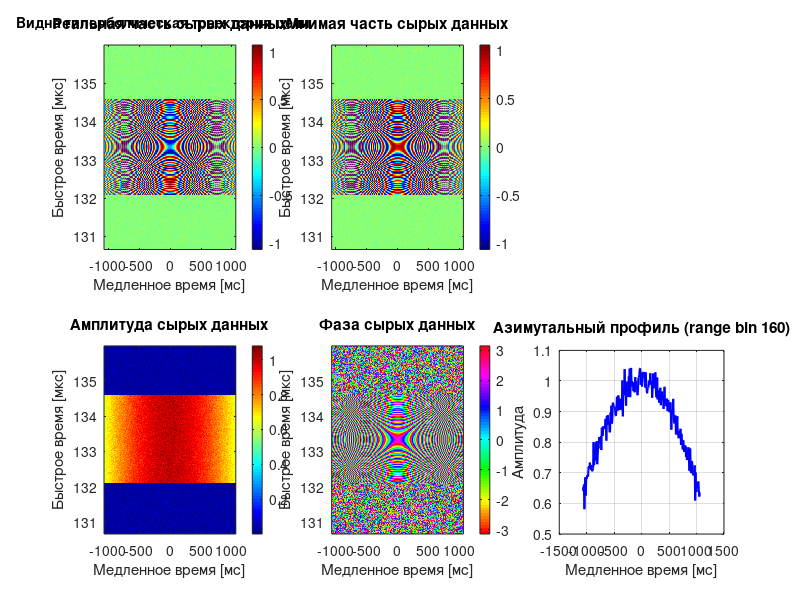
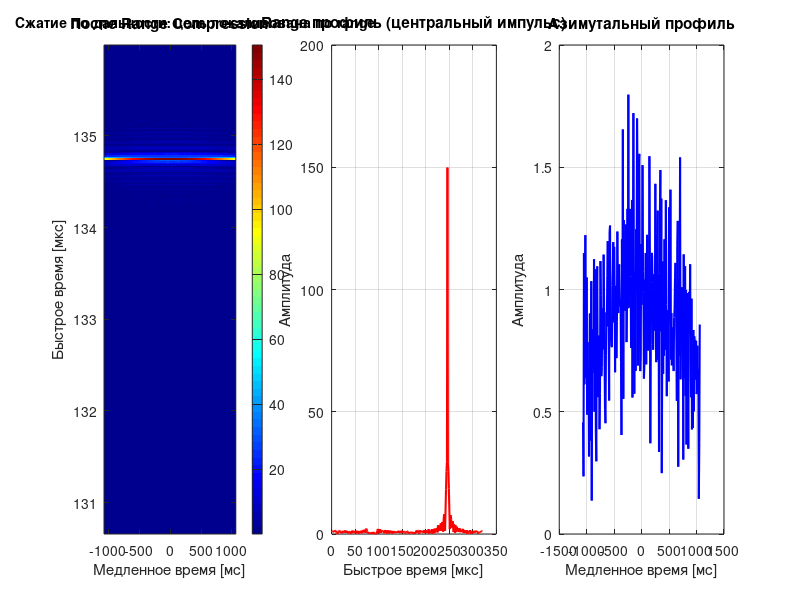
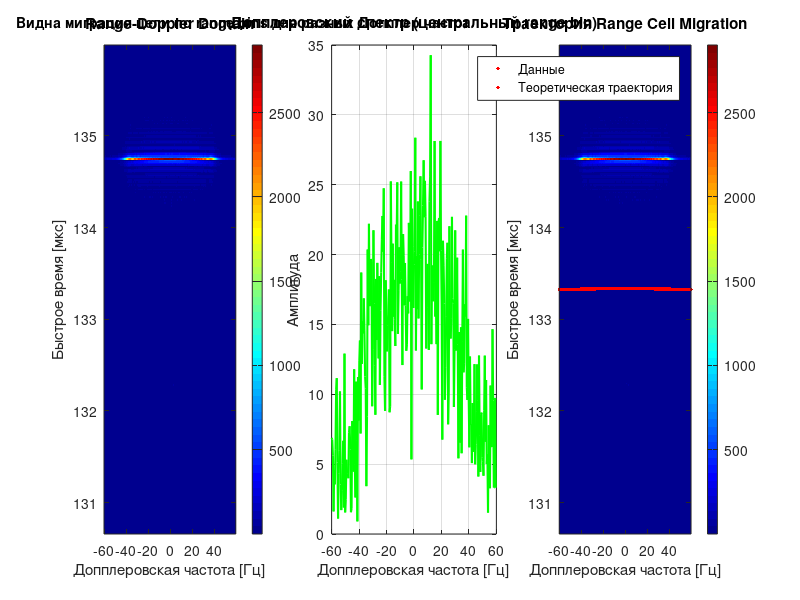
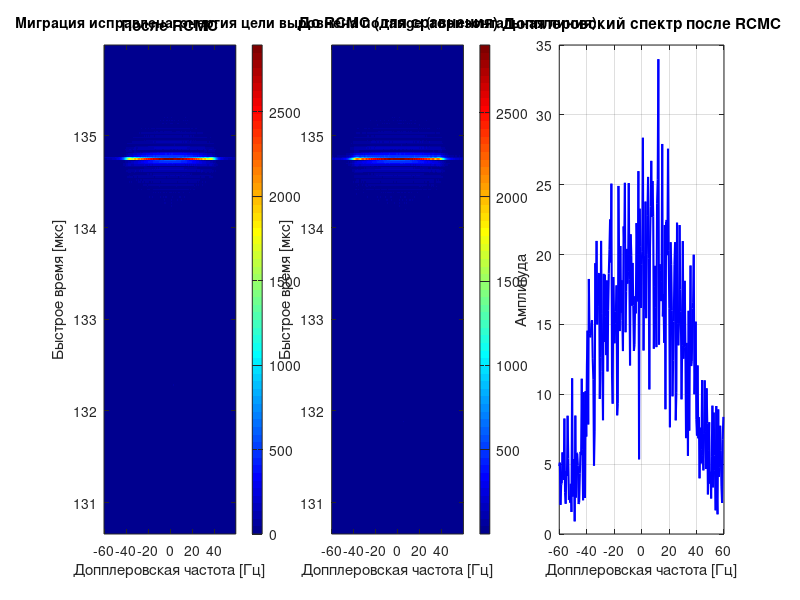

These charts were generated, in order, by the following MATLAB code:
% =========================================================================
% Simplified RDA Demo - Single Point Target
% =========================================================================
%
% Упрощённая демонстрация для изучения каждого этапа RDA
% на примере ОДНОЙ точечной цели
%
% Позволяет:
%   - Визуализировать сигнал на каждом этапе
%   - Понять влияние каждой операции
%   - Экспериментировать с параметрами
%
% =========================================================================

clear; close all; clc;

%% ========================================================================
% ПАРАМЕТРЫ - упрощённые для наглядности
% =========================================================================

c = 3e8;                            % Скорость света [м/с]
f0 = 5.3e9;                         % Несущая частота [Гц]
lambda = c / f0;                    % Длина волны [м]

% Параметры платформы
Vr = 150;                           % Скорость [м/с]

% Параметры сигнала
Tr = 2.5e-6;                        % Длительность импульса [с]
Kr = 20e12;                         % Частота модуляции [Гц/с]
Br = abs(Kr * Tr);                  % Полоса [Гц]

% Параметры дискретизации
Fs = 60e6;                          % Частота дискретизации по range [Гц]
PRF = 120;                          % ЧПИ [Гц]

% Параметры сцены
R0 = 20000;                         % Дистанция до цели [м]
theta_squint = deg2rad(0);          % Угол squint [рад] Был 3.5 градуса, убрал

% Размеры данных (малые для наглядности)
Naz = 256;                          % Число импульсов
Nrg = 320;                          % Отсчётов на импульс

Lsca = Naz / PRF * Vr;              % Размер сцены по азимуту [м]
La = lambda * R0 / Lsca;            % Апертура антенны в азимутуальной плоскости [м]

% Доплеровские параметры
f_dc = -2*Vr/lambda * sin(theta_squint); % Допплер центроид [Гц]

fprintf('=== ПАРАМЕТРЫ ===\n');
fprintf('Несущая частота: %.2f ГГц\n', f0/1e9);
fprintf('Длина волны: %.4f м\n', lambda);
fprintf('Разрешение по дальности: %.2f м\n', c/(2*Br));
fprintf('Угол squint: %.2f град\n', rad2deg(theta_squint));
fprintf('Допплер центроид: %.1f Гц\n', f_dc);
fprintf('\n');

%% ========================================================================
% ГЕНЕРАЦИЯ СЫРЫХ ДАННЫХ - одна цель в центре
% =========================================================================

fprintf('Генерация сырых данных для одной цели...\n');

% Оси времени
tau0   = 2*R0/c;                               % задержка до цели
t_fast = tau0 + ((0:Nrg-1) - Nrg/2) / Fs;      % окно вокруг tau0 (строб приёма)
eta_slow = ((0:Naz-1) - Naz/2) / PRF; % Медленное время [с]

% Положение цели - в центре
eta0 = 0;                           % Цель в центре окна по медленному времени
A0 = 1.0;                           % Амплитуда

% Инициализация
S_raw = zeros(Nrg, Naz);

% Генерация сигнала
for m = 1:Naz
    eta = eta_slow(m);  % Время
    
    % История дальности (гипербола)
    R_eta = sqrt(R0^2 + Vr^2 * (eta - eta0)^2);
    
    % Задержка сигнала до цели и обратно
    tau = 2 * R_eta / c;
    
    % Угол на цель
    theta_target = atan2(Vr * (eta-eta0), R0);
    % Доплеровское смещение (справочно, не используется в расчётах)
    doppler = 2 * Vr / lambda * sin(theta_target);
    % Угол относительно максимума антенны
    theta_wa = theta_target - theta_squint;
    % ЛЧМ сигнал
    % по формуле 4.39 из Cumming, 2005.
    % t_fast - окно, фиксировано для R0
    % tau - задержка до цели и обратно, зависит от текущей дальности
    % t_centered - ноль соответствует середине LFM сигнала
    t_centered = t_fast - tau;
    % окно для вырезки LFM - аналог w_r
    range_window = double(abs(t_centered) <= Tr/2);
    % Учёт диаграммы направленности антенны
    w_a = sinc(La * sin(theta_wa) / lambda);   
    % Фазовый член - изменение фазы несущей
    phase_term = exp(-1j * 4 * pi * R_eta / lambda);
    % ЛЧМ по полному окну
    chirp = exp(1j * pi * Kr * t_centered.^2);
    
    % Сигнал
    S_raw(:, m) = A0 * w_a * phase_term * (range_window .* chirp).';
end

fprintf('Max |S_raw| = %.3f\n', max(abs(S_raw(:))));

% Добавить шум
SNR_dB = 25;
signal_power = sum(abs(S_raw(:)).^2) / numel(S_raw);
noise_power = signal_power / (10^(SNR_dB/10));
S_raw = S_raw + sqrt(noise_power/2) * (randn(size(S_raw)) + 1j*randn(size(S_raw)));

fprintf('Сырые данные: %d × %d\n\n', Nrg, Naz);

%% ========================================================================
% ВИЗУАЛИЗАЦИЯ: Raw Data
% =========================================================================

figure('Name', 'ЭТАП 0: Сырые данные', 'Position', [50 50 1400 500]);
% Реальная часть
subplot(2,3,1);
imagesc(eta_slow*1e3, t_fast*1e6, real(S_raw));
xlabel('Медленное время [мс]'); ylabel('Быстрое время [мкс]');
title('Реальная часть сырых данных');
colorbar; axis xy; colormap(gca, jet);

% Мнимая часть
subplot(2,3,2);
imagesc(eta_slow*1e3, t_fast*1e6, imag(S_raw));
xlabel('Медленное время [мс]'); ylabel('Быстрое время [мкс]');
title('Мнимая часть сырых данных');
colorbar; axis xy; colormap(gca, jet);

% Амплитуда
subplot(2,3,4);
imagesc(eta_slow*1e3, t_fast*1e6, abs(S_raw));
xlabel('Медленное время [мс]'); ylabel('Быстрое время [мкс]');
title('Амплитуда сырых данных');
colorbar; axis xy; colormap(gca, jet);

% Фаза
subplot(2,3,5);
imagesc(eta_slow*1e3, t_fast*1e6, angle(S_raw));
xlabel('Медленное время [мс]'); ylabel('Быстрое время [мкс]');
title('Фаза сырых данных');
colorbar; axis xy; colormap(gca, hsv);

% Азимутальный профиль (центральный range bin)
subplot(2,3,6);
center_range_bin = round(Nrg/2);
plot(eta_slow*1e3, abs(S_raw(center_range_bin, :)), 'b-', 'LineWidth', 1.5);
xlabel('Медленное время [мс]'); ylabel('Амплитуда');
title(sprintf('Азимутальный профиль (range bin %d)', center_range_bin));
grid on;

% Пояснение
annotation('textbox', [0.02 0.95 0.3 0.04], 'String', ...
    'Видна гиперболическая траектория цели', ...
    'EdgeColor', 'none', 'FontSize', 10, 'FontWeight', 'bold');

pause(1);

%% ========================================================================
% ЭТАП 1: RANGE COMPRESSION
% =========================================================================

fprintf('ЭТАП 1: Range Compression...\n');

fprintf('ЭТАП 1: Range Compression...\n');

% Опорный чирп, центрированный
etalon_chirp_time = ((0:Tr*Fs) - Tr*Fs/2) / Fs;
etalon_chirp = exp(1j * pi * Kr * etalon_chirp_time.^2);

% Нулепаддинг до Nrg
Lref = length(etalon_chirp);
etalon_padded = zeros(Nrg, 1);
etalon_padded(1:min(Lref, Nrg)) = etalon_chirp(1:min(Lref, Nrg));

% Circular shift, чтобы пик в центр
center_bin = round(Nrg/2) + 1;
etalon_shifted = circshift(etalon_padded, center_bin - 1);

% Спектр опорного (столбец!)
etalon_spectr = fft(etalon_shifted, Nrg);

% Циклическая свёртка
S_rc = zeros(Nrg, Naz);
for m = 1:Naz
    S_fft = fft(S_raw(:, m), Nrg);
    S_compressed = S_fft .* conj(etalon_spectr);  % БЕЗ .'
    S_rc(:, m) = ifft(S_compressed);
end

fprintf(' Разрешение по дальности: %.2f м\n\n', c/(2*Br));

%% ВИЗУАЛИЗАЦИЯ: Range Compressed
figure('Name', 'ЭТАП 1: Range Compression', 'Position', [60 60 1400 500]);

subplot(1,3,1);
imagesc(eta_slow*1e3, t_fast*1e6, abs(S_rc));
xlabel('Медленное время [мс]'); ylabel('Быстрое время [мкс]');
title('После Range Compression');
colorbar; axis xy; colormap(gca, jet);

subplot(1,3,2);
plot(abs(S_rc(:, Naz/2)), 'r-', 'LineWidth', 1.5);
xlabel('Быстрое время [мкс]'); ylabel('Амплитуда');
title('Range профиль (центральный импульс)');
grid on;

subplot(1,3,3);
plot(eta_slow*1e3, abs(S_rc(center_range_bin, :)), 'b-', 'LineWidth', 1.5);
xlabel('Медленное время [мс]'); ylabel('Амплитуда');
title('Азимутальный профиль');
grid on;

annotation('textbox', [0.02 0.95 0.4 0.04], 'String', ...
    'Сжатие по дальности: цель локализована по range', ...
    'EdgeColor', 'none', 'FontSize', 10, 'FontWeight', 'bold');

pause(1);

%% ========================================================================
% ЭТАП 2: AZIMUTH FFT → Range-Doppler Domain
% =========================================================================

fprintf('ЭТАП 2: Переход в Range-Doppler домен...\n');

% FFT по азимуту
S_rd = fftshift(fft(S_rc, [], 2), 2);

% Ось Допплеровских частот
f_eta = ((0:Naz-1) - Naz/2) * (PRF/Naz) + f_dc;

fprintf('  Диапазон Допплеровских частот: [%.1f, %.1f] Гц\n\n', ...
        min(f_eta), max(f_eta));

%% ВИЗУАЛИЗАЦИЯ: Range-Doppler Domain
figure('Name', 'ЭТАП 2: Range-Doppler Domain', 'Position', [70 70 1400 500]);

subplot(1,3,1);
imagesc(f_eta, t_fast*1e6, abs(S_rd));
xlabel('Допплеровская частота [Гц]'); ylabel('Быстрое время [мкс]');
title('Range-Doppler Domain');
colorbar; axis xy; colormap(gca, jet);

subplot(1,3,2);
plot(f_eta, abs(S_rd(center_range_bin, :)), 'g-', 'LineWidth', 1.5);
xlabel('Допплеровская частота [Гц]'); ylabel('Амплитуда');
title('Допплеровский спектр (центральный range bin)');
grid on;

% Показать траекторию миграции
subplot(1,3,3);
imagesc(f_eta, t_fast*1e6, abs(S_rd));
xlabel('Допплеровская частота [Гц]'); ylabel('Быстрое время [мкс]');
title('Траектория Range Cell Migration');
colorbar; axis xy; colormap(gca, jet);
hold on;

% Теоретическая траектория миграции
for k = 1:length(f_eta)
    D_f = sqrt(1 - (lambda * f_eta(k) / (2*Vr))^2);
    delta_R = R0 * (D_f - 1);
    t_migration = (2*R0/c) + (2*delta_R/c);
    plot(f_eta(k), t_migration*1e6, 'r.', 'MarkerSize', 8);
end
hold off;
legend('Данные', 'Теоретическая траектория', 'Location', 'best');

annotation('textbox', [0.02 0.95 0.5 0.04], 'String', ...
    'Видна миграция цели по range bins для разных Допплер частот', ...
    'EdgeColor', 'none', 'FontSize', 10, 'FontWeight', 'bold');

pause(1);

%% ========================================================================
% ЭТАП 3: RANGE CELL MIGRATION CORRECTION (RCMC)
% =========================================================================

fprintf('ЭТАП 3: Range Cell Migration Correction...\n');

S_rcmc = zeros(Nrg, Naz);

for m = 1:Naz
    f_eta_m = f_eta(m);
    
    % D функция
    D_f = sqrt(1 - (lambda * f_eta_m / (2*Vr))^2);
    
    % Миграция
    delta_R = R0 * (D_f - 1);
    delta_t = 2 * delta_R / c;
    
    % Сдвинутая временная ось
    t_shifted = t_fast + delta_t;
    
    % Интерполяция
    S_rcmc(:, m) = interp1(t_fast, S_rd(:, m), t_shifted, 'linear', 0);
end

fprintf('  Максимальная миграция: %.3f м\n\n', abs(min(R0 * (sqrt(1 - (lambda * f_eta / (2*Vr)).^2) - 1))));

%% ВИЗУАЛИЗАЦИЯ: After RCMC
figure('Name', 'ЭТАП 3: RCMC', 'Position', [80 80 1400 500]);

subplot(1,3,1);
imagesc(f_eta, t_fast*1e6, abs(S_rcmc));
xlabel('Допплеровская частота [Гц]'); ylabel('Быстрое время [мкс]');
title('После RCMC');
colorbar; axis xy; colormap(gca, jet);

subplot(1,3,2);
imagesc(f_eta, t_fast*1e6, abs(S_rd));
xlabel('Допплеровская частота [Гц]'); ylabel('Быстрое время [мкс]');
title('До RCMC (для сравнения)');
colorbar; axis xy; colormap(gca, jet);

subplot(1,3,3);
plot(f_eta, abs(S_rcmc(center_range_bin, :)), 'b-', 'LineWidth', 1.5);
xlabel('Допплеровская частота [Гц]'); ylabel('Амплитуда');
title('Допплеровский спектр после RCMC');
grid on;

annotation('textbox', [0.02 0.95 0.6 0.04], 'String', ...
    'Миграция исправлена: энергия цели выровнена по range (горизонтальная линия)', ...
    'EdgeColor', 'none', 'FontSize', 10, 'FontWeight', 'bold');

pause(1);

%% ========================================================================
% ЭТАП 4: AZIMUTH COMPRESSION
% =========================================================================

fprintf('ЭТАП 4: Azimuth Compression...\n');

% Азимутальный согласованный фильтр
H_ac = zeros(1, Naz);
for m = 1:Naz
    f_eta_m = f_eta(m);
    D_f = sqrt(1 - (lambda * f_eta_m / (2*Vr))^2);
    H_ac(m) = exp(1j * 4 * pi * R0 * D_f / lambda);
end

% Применить фильтр
S_ac = S_rcmc .* repmat(H_ac, Nrg, 1);

% Обратное FFT по азимуту
S_focused = ifft(ifftshift(S_ac, 2), [], 2);

fprintf('  Изображение сфокусировано!\n\n');

%% ВИЗУАЛИЗАЦИЯ: Focused Image
figure('Name', 'ЭТАП 4: Сфокусированное изображение', 'Position', [90 90 1400 500]);

subplot(1,3,1);
imagesc(eta_slow*1e3, t_fast*1e6, abs(S_focused));
xlabel('Азимут [мс]'); ylabel('Дальность [мкс]');
title('Сфокусированное изображение');
colorbar; axis xy; colormap(gca, jet);
hold on;
% Отметить истинное положение цели
plot(0, (2*R0/c)*1e6, 'r+', 'MarkerSize', 20, 'LineWidth', 3);
hold off;

% Range профиль
subplot(1,3,2);
plot(t_fast*1e6, abs(S_focused(:, Naz/2)), 'r-', 'LineWidth', 1.5);
xlabel('Дальность [мкс]'); ylabel('Амплитуда');
title('Range профиль через цель');
grid on;
xlim([t_fast(1)*1e6, t_fast(end)*1e6]);

% Азимутальный профиль
subplot(1,3,3);
plot(eta_slow*1e3, abs(S_focused(center_range_bin, :)), 'b-', 'LineWidth', 1.5);
xlabel('Азимут [мс]'); ylabel('Амплитуда');
title('Азимутальный профиль через цель');
grid on;
xlim([eta_slow(1)*1e3, eta_slow(end)*1e3]);

annotation('textbox', [0.02 0.95 0.4 0.04], 'String', ...
    'Цель полностью сфокусирована по range и азимуту', ...
    'EdgeColor', 'none', 'FontSize', 10, 'FontWeight', 'bold');

%% ========================================================================
% СРАВНЕНИЕ: До и После
% =========================================================================

figure('Name', 'СРАВНЕНИЕ: До и После фокусировки', 'Position', [100 100 1200 500]);

subplot(1,2,1);
imagesc(eta_slow*1e3, t_fast*1e6, abs(S_raw));
xlabel('Азимут [мс]'); ylabel('Дальность [мкс]');
title('ДО: Сырые данные');
colorbar; axis xy; colormap(gca, jet);

subplot(1,2,2);
imagesc(eta_slow*1e3, t_fast*1e6, abs(S_focused));
xlabel('Азимут [мс]'); ylabel('Дальность [мкс]');
title('ПОСЛЕ: Сфокусированное изображение');
colorbar; axis xy; colormap(gca, jet);
hold on;
plot(0, (2*R0/c)*1e6, 'r+', 'MarkerSize', 20, 'LineWidth', 3);
hold off;

%% ========================================================================
% АНАЛИЗ КАЧЕСТВА ФОКУСИРОВКИ
% =========================================================================

fprintf('=== АНАЛИЗ КАЧЕСТВА ===\n');

% Найти пик
[max_val, max_idx] = max(abs(S_focused(:)));
[peak_range, peak_az] = ind2sub(size(S_focused), max_idx);

fprintf('Пик сигнала:\n');
fprintf('  Range bin: %d (ожидалось ~%d)\n', peak_range, round(Nrg/2));
fprintf('  Azimuth sample: %d (ожидалось ~%d)\n', peak_az, round(Naz/2));
fprintf('  Амплитуда: %.2f\n', max_val);

% PSLR (Peak to Side Lobe Ratio) по range
range_profile = abs(S_focused(:, peak_az));
range_profile = range_profile / max(range_profile); % Нормализация
[~, peak_idx] = max(range_profile);

% Исключить главный лепесток (±5 отсчётов)
mainlobe_width = 5;
sidelobe_region = range_profile;
sidelobe_region(max(1, peak_idx-mainlobe_width):min(Nrg, peak_idx+mainlobe_width)) = 0;
max_sidelobe = max(sidelobe_region);

PSLR_range = 20*log10(1 / max_sidelobe);
fprintf('\nКачество по Range:\n');
fprintf('  PSLR: %.2f дБ\n', PSLR_range);

% PSLR по азимуту
az_profile = abs(S_focused(peak_range, :));
az_profile = az_profile / max(az_profile);
[~, peak_idx_az] = max(az_profile);

sidelobe_region_az = az_profile;
sidelobe_region_az(max(1, peak_idx_az-mainlobe_width):min(Naz, peak_idx_az+mainlobe_width)) = 0;
max_sidelobe_az = max(sidelobe_region_az);

PSLR_az = 20*log10(1 / max_sidelobe_az);
fprintf('\nКачество по Азимуту:\n');
fprintf('  PSLR: %.2f дБ\n', PSLR_az);

%% ========================================================================
% ЭКСПЕРИМЕНТЫ
% =========================================================================

fprintf('\n=== ЭКСПЕРИМЕНТЫ ===\n');
fprintf('Попробуйте изменить параметры в начале файла:\n');
fprintf('  1. theta_squint - увидите изменение f_dc и траектории\n');
fprintf('  2. R0 - изменит величину миграции\n');
fprintf('  3. Vr - повлияет на Допплер и миграцию\n');
fprintf('  4. SNR_dB - уменьшите до 10 дБ и посмотрите на шум\n');
fprintf('\n');

fprintf('=== ГОТОВО ===\n');
fprintf('Все этапы RDA визуализированы.\n');
fprintf('Изучите картинки для понимания каждого шага.\n');
